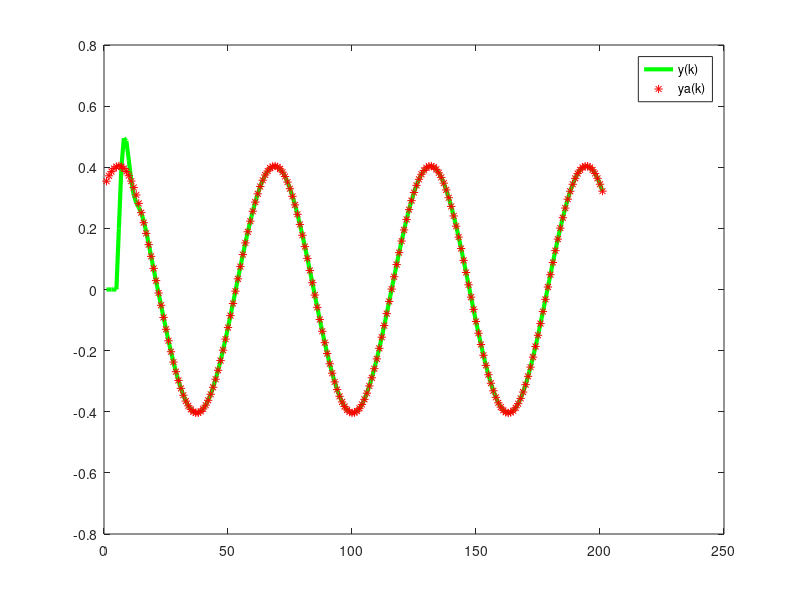

Write MATLAB code to recreate this figure.
clear all; close all;
k=(0:200);
u=[zeros(1,5),cos(0.1*k)];
y=filter(0.2,[1,-1,0.5,0,0,0],u);
figure;plot(y(1:201),'g','LineWidth',3);hold on;
z=exp(-1i*0.1);
G=0.2*z^5/(1-z+0.5*z^2);
ya=abs(G)*cos(0.1*k+angle(G));
plot(ya,'r*');hold off;
legend('y(k)','ya(k)');
